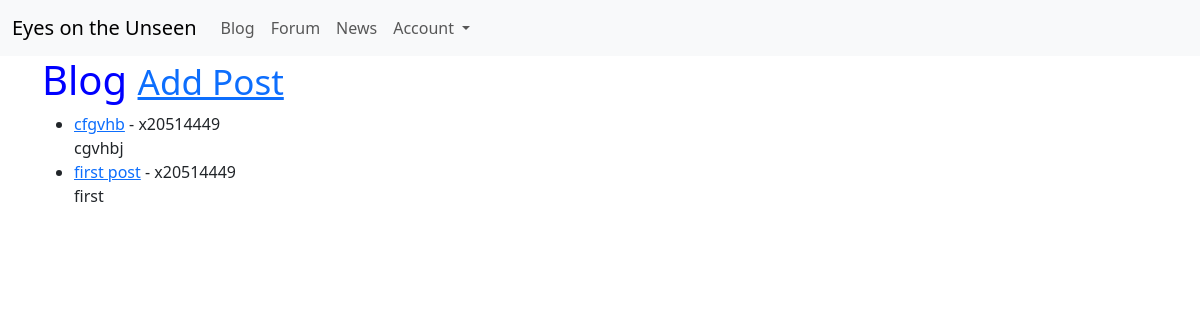
/index/, run on an earlier commit of the app's database.
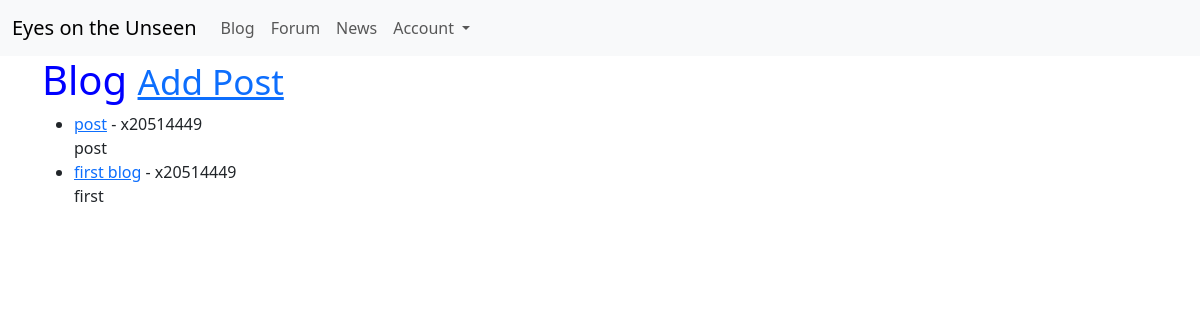
And on a later commit of the database.
### blog/models.py (models this page shows, shortened)
class Post(models.Model):
    id = models.BigAutoField(primary_key=True)
    author = models.ForeignKey(User, on_delete=models.CASCADE)
    title = models.CharField(max_length=255)
    content = models.TextField()
    date = models.DateTimeField(auto_now_add=True)
    likes = models.ManyToManyField(User, related_name='blog_post')
    is_blog_post = models.BooleanField()
    category = models.ForeignKey('Category', on_delete=models.CASCADE, null=True, blank=True)

### blog/views.py (the view)
# urls.py: path("index/", IndexView.as_view(), name="index"),
class IndexView(ListView):
    model = Post
    template_name = "index.html"
    context_object_name = "blog_post"
    ordering = ["-id"]
    def get_queryset(self):
        return Post.objects.filter(is_blog_post=True).order_by('-id') # only shows the blog posts

### blog/templates/index.html (shortened to what this page needs)
{% extends 'base.html' %}
{% block content %}
<h1>Blog <small><a href="{% url 'addPost' %}">Add Post</a></small></h1>
  <ul>
    {% for post in blog_post %}
      <li>
        <a href="{% url 'blogContent' post.pk %}">{{ post.title }}</a> - {{ post.author.username }}
        <br>
        {{ post.content|slice:"100"|safe }}
      </li>
    {% endfor %}
  </ul>
{% endblock %}

What changed in the data, as far as the page shows it:
no longer on this page (row edited): Post: title "cfgvhb", author.username "x20514449", content "cgvhbj"
added Post: title "post", author.username "x20514449", content "post"
changed Post "first": title "first post" → "first blog"
